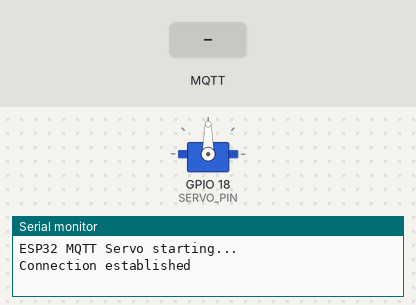
A program run on a simulated ESP32. On the bench: servo, the last lines printed to the serial monitor. The test bench sets the inputs (shaded band). EEPROM starts erased; no MQTT or app messages arrive unless stated.

Above: at 2.3 s.
2.4 s: MQTT message "5" arrives on the first subscribed topic
At 3.2 s:
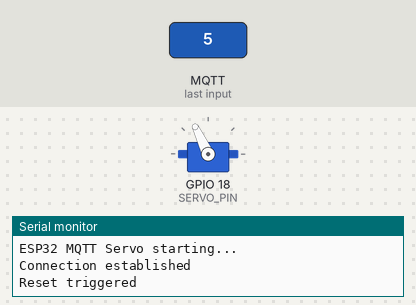
4.9 s: MQTT message "5" arrives on the second subscribed topic
At 5.2 s:
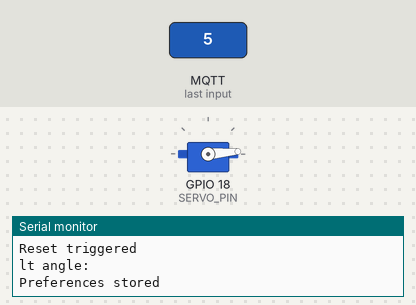
6.4 s: MQTT message "200" arrives on the second subscribed topic
At 7.6 s:
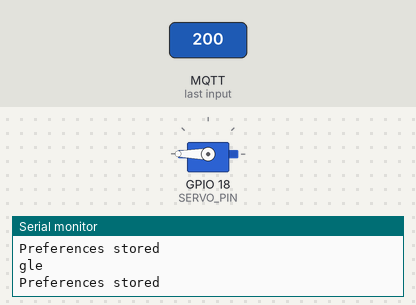
7.9 s: MQTT message "1" arrives on the second subscribed topic
At 8.7 s:
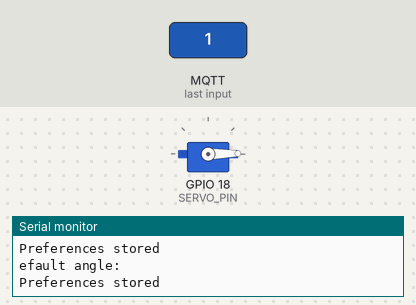
9.4 s: MQTT message "90" arrives on the first subscribed topic
At 9.7 s:
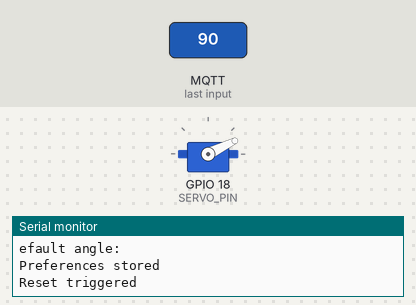
Timing chart, 0 to 12.4 s (numbered marks = the images above; inputs shaded):
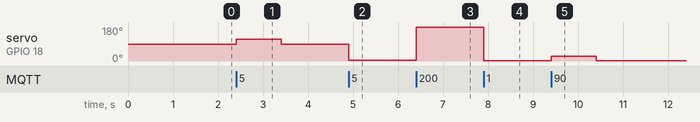

Measured:
- after the input at 2.4 s, servo on GPIO 18 (SERVO_PIN): 90° → 115° at once, → 90° 1.0 s later
- after the input at 4.9 s, servo on GPIO 18 (SERVO_PIN): 90° → 5° at once
- after the input at 6.4 s, servo on GPIO 18 (SERVO_PIN): 5° → 180° at once
- after the input at 7.9 s, servo on GPIO 18 (SERVO_PIN): 180° → 1° at once
- after the input at 9.4 s, servo on GPIO 18 (SERVO_PIN): 1° → 26° at once, → 1° 1.0 s later

The program:

main.cpp
```cpp
#include <Arduino.h>
#include <EspMQTTClient.h>
#include <ESP32Servo.h>
#include <Preferences.h>
#include <settings.h>

#define SERVO_PIN 18

#define PREFERENCE_NAMESPACE "CV_RESET"
#define PREFERENCE_IS_SET "IS_SET"
#define PREFERENCE_DEFAULT_ANGLE "DEF"
#define PREFERENCE_ACTUATION_ANGLE "ACT"

EspMQTTClient client(
  WIFI_SSID,
  WIFI_PASSWORD,
  MQTT_ADDRESS,  // MQTT Broker server ip
  MQTT_USER,   // Can be omitted if not needed
  MQTT_PASS,   // Can be omitted if not needed
  "Esp32CvResetServo"      // Client name that uniquely identify your device
);

Preferences preferences;
int defaultAngle = 90;
int actuationAngle = 25;

Servo servoMotor;

void pressResetButton() {
  servoMotor.write(defaultAngle + actuationAngle);
  delay(1000);
  servoMotor.write(defaultAngle);

  client.publish("cvketel/was_reset", "true");
}

void readPreferences() {
  preferences.begin(PREFERENCE_NAMESPACE, false);
  bool isEepromSet = preferences.getBool(PREFERENCE_IS_SET);

  if (!isEepromSet)
  {
    preferences.end();
    return;
  }

  defaultAngle = preferences.getInt(PREFERENCE_DEFAULT_ANGLE);
  actuationAngle = preferences.getInt(PREFERENCE_ACTUATION_ANGLE);
  preferences.end();

  Serial.println("Preferences read");
  Serial.println("Default angle: " + defaultAngle);
  Serial.println("Actuation angle: " + actuationAngle);
}

void storePreferences() {
  preferences.begin(PREFERENCE_NAMESPACE, false);
  preferences.putInt(PREFERENCE_DEFAULT_ANGLE, defaultAngle);
  preferences.putInt(PREFERENCE_ACTUATION_ANGLE, actuationAngle);
  preferences.putBool(PREFERENCE_IS_SET, true);
  preferences.end();

  Serial.println("Preferences stored");
}

void setup() {
  Serial.begin(9600);
  Serial.println("ESP32 MQTT Servo starting...");

  readPreferences();

  servoMotor.attach(SERVO_PIN);
  servoMotor.write(defaultAngle);
}

void onConnectionEstablished() {
  Serial.println("Connection established");

  client.subscribe("cvketel/reset", [] (const String &payload) {
    Serial.println("Reset triggered");
    pressResetButton();
  });

  client.subscribe("cvketel/default_angle", [] (const String &payload) {
    int degrees = payload.toInt();
    Serial.println("Default angle: " + degrees);
    defaultAngle = degrees;
    servoMotor.write(defaultAngle);
    storePreferences();
  });

  client.subscribe("cvketel/actuate_angle", [] (const String &payload) {
    int degrees = payload.toInt();
    Serial.println("Set actuation angle to: " + degrees);
    actuationAngle = degrees;
    pressResetButton();
    storePreferences();
  });
}

void loop() {
  client.loop();
}
```

settings-template.h
```cpp
#define WIFI_SSID ""
#define WIFI_PASSWORD ""
#define MQTT_ADDRESS "192.168.1.100"
#define MQTT_USER ""
#define MQTT_PASS ""
```
